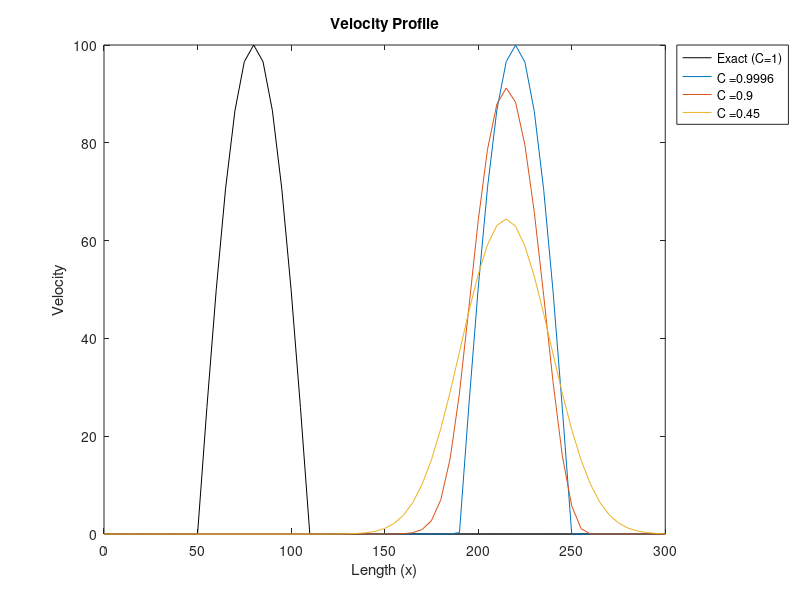
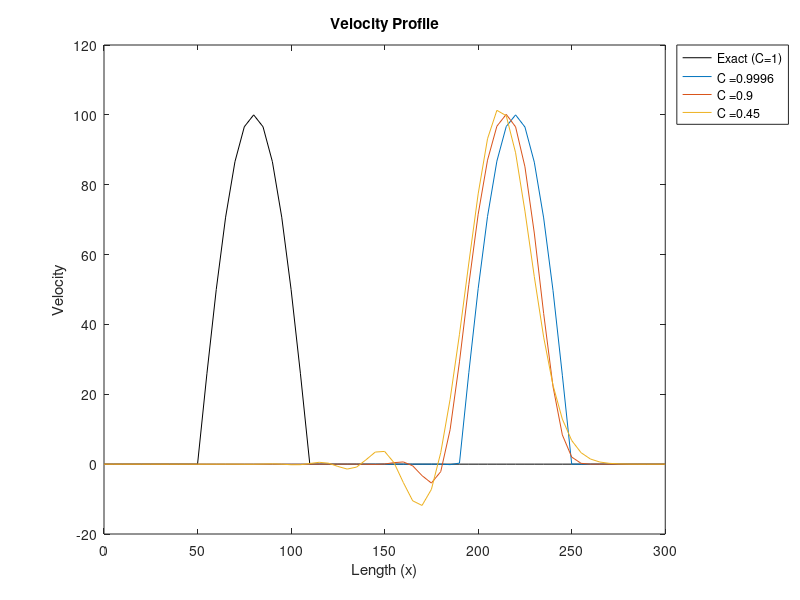
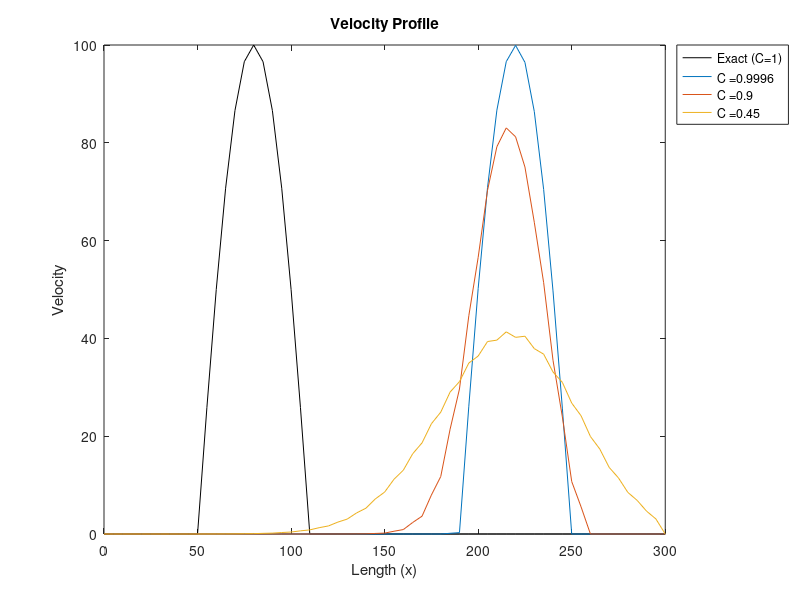

These charts were generated, in order, by the following MATLAB code:
% Example-3 : 1D Linear Convection
% Comparison between FTBS (explicit), Lax-Wendroff (explicit)
% and Lax (explicit) schemes
clear all; clc

% Known Values
Lx = 300; % Length of x-domain
a = 300; % Velocity (300 m/s)
M = 61; % Number of grid points
x = linspace(0,Lx,M);

% Calculated values
dx = Lx/(M-1); % Grid size
Dt = [0.01666,0.015,0.0075]; % Time Steps
CL = zeros(size(Dt)); % Courant Number for each step

% Initial Conditions
% U(x) = 0                      for 0<=x<=50
% U(x) = 100*sin(pi*(x-50)/60)  for 50<=x<=110
% U(x) = 0                      for 110<=x<=300

% Boundary Conditions
% U(x,t) = 0 for x = 0
% U(x,t) = 0 for x = Lx

% Velocity Matrices
U_ftbs = [];
U_lw = [];
U_lax = [];

% Computation
for j=1:length(Dt)
    dt = Dt(j); % Time Step
    lambda = a*dt/dx; % Courant Number
    CL(j) = lambda; % Courant Number for each time step
    
    % Initializing Velocity Matrix
    U_FTBS = zeros(1,M); % U for FTBS
    U_LW = zeros(1,M); % U for Lax-Wendroff
    U_LAX = zeros(1,M); % U for FTCS
    
    % Applying given conditions
    for p=1:M
        if((50<=x(p))&&(x(p)<=110))
            U_FTBS(1,p) = 100*sin(pi*(x(p)-50)/60);
            U_LW(1,p) = 100*sin(pi*(x(p)-50)/60);
            U_LAX(1,p) = 100*sin(pi*(x(p)-50)/60);
        end
    end
    
    % Initial Velocity Profile (remains same for each case)
    U_initial = U_FTBS;
    
    % Computation using each method
    t = 0; % Time
    while t<=0.45
        
        U_FTBS_old = U_FTBS; % FTBS Scheme
        U_LW_old = U_LW; % Lax-Wendroff Scheme
        U_LAX_old = U_LAX; % FTCS Scheme
        
        for i=2:M-1
            U_FTBS(1,i) = (1-lambda)*U_FTBS_old(1,i)+lambda*U_FTBS_old(1,i-1); % FTBS Scheme
            U_LW(1,i) = (1-lambda^2)*U_LW_old(1,i)-(lambda/2)*(1-lambda)*U_LW_old(1,i+1)+(lambda/2)*(1+lambda)*U_LW_old(1,i-1); % Lax-Wendroff Scheme
            U_LAX(1,i) = ((1-lambda)/2)*U_LAX_old(1,i+1)+((1+lambda)/2)*U_LAX_old(1,i-1); % Lax Scheme
        end
        t = t+dt;
    end
    U_ftbs = [U_ftbs;U_FTBS]; % Updating U_ftbs array for each time step chosen
    U_lw = [U_lw;U_LW]; % Updating U_lw array for each time step chosen
    U_lax = [U_lax;U_LAX]; % Updating U_ftcs array for each time step chosen
end

% Plotting

% Results using FTBS
figure;
plot(x,U_initial,'black')
hold on;
plot(x,U_ftbs)
xlabel('Length (x)'),ylabel('Velocity')
title('Velocity Profile')
legend('Exact (C=1)',strcat('C =',num2str(CL(1))),strcat('C =',num2str(CL(2))),strcat('C =',num2str(CL(3))),'Location','bestoutside')
hold off;

% Results using Lax-Wendroff
figure;
plot(x,U_initial,'black')
hold on;
plot(x,U_lw)
xlabel('Length (x)'),ylabel('Velocity')
title('Velocity Profile')
legend('Exact (C=1)',strcat('C =',num2str(CL(1))),strcat('C =',num2str(CL(2))),strcat('C =',num2str(CL(3))),'Location','bestoutside')
hold off;

% Results using FTCS
figure;
plot(x,U_initial,'black')
hold on;
plot(x,U_lax)
xlabel('Length (x)'),ylabel('Velocity')
title('Velocity Profile')
legend('Exact (C=1)',strcat('C =',num2str(CL(1))),strcat('C =',num2str(CL(2))),strcat('C =',num2str(CL(3))),'Location','bestoutside')
hold off;
